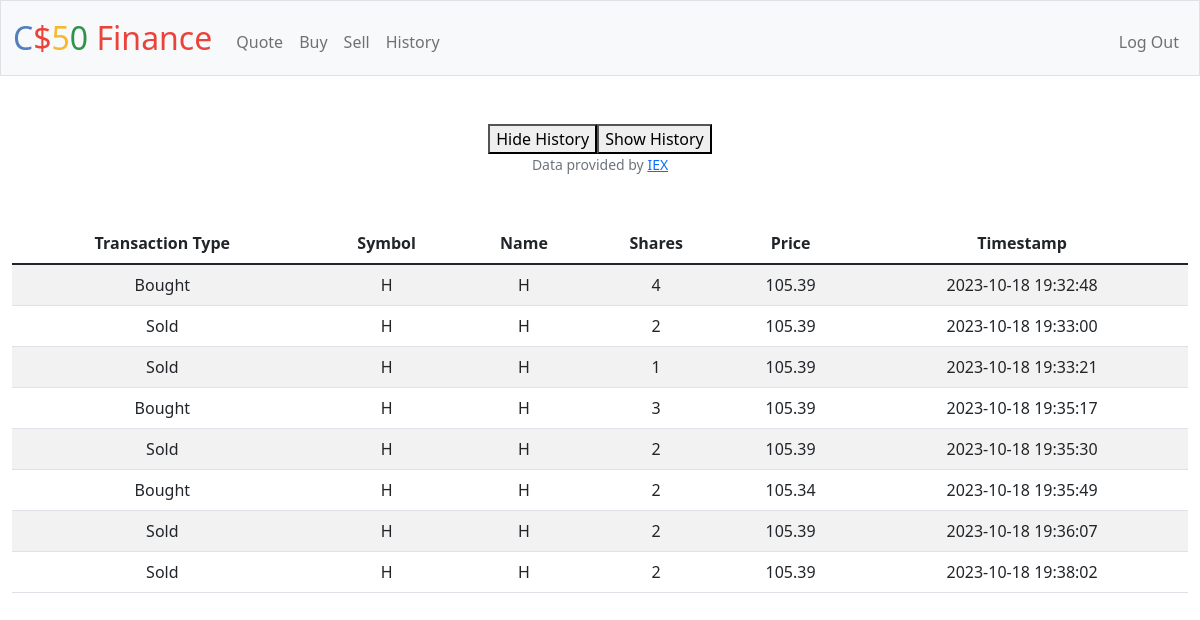
The page /history (signed in) on the database its author committed.
### tables this page shows
CREATE TABLE 'purchases' (
    id INTEGER PRIMARY KEY AUTOINCREMENT,
    date DATETIME CURRENT_TIMESTAMP,'username' INTEGER NOT NULL,
    symbol VARCHAR NOT NULL,
    shares INT DEFAULT 1
    ,'price' NUMERIC NOT NULL DEFAULT '0', name TEXT, type text);

### app.py (the view)
@app.route("/history", methods=["GET", "POST"])
@login_required
def history():
    if request.method == "POST":
        if "clear" in request.form:
            purchases = {}
        else:
            purchases = db.execute(
                "SELECT * FROM purchases WHERE username = ?", session["user_id"]
            )
    else:
        purchases = db.execute(
            "SELECT * FROM purchases WHERE username = ?", session["user_id"]
        )
    return render_template("history.html", purchases=purchases)

### app.py (called while the page is built)
@app.after_request
def after_request(response):
    response.headers["Cache-Control"] = "no-cache, no-store, must-revalidate"
    response.headers["Expires"] = 0
    response.headers["Pragma"] = "no-cache"
    return response

### helpers.py (called while the page is built)
def login_required(f):
    @wraps(f)
    def decorated_function(*args, **kwargs):
        if session.get("user_id") is None:
            return redirect("/login")
        return f(*args, **kwargs)
    return decorated_function

### templates/history.html (shortened to what this page needs)
<!DOCTYPE html>
<html lang="en">
    <head>
        <link href="https://cdn.jsdelivr.net/npm/bootstrap@5.1.3/dist/css/bootstrap.min.css" rel="stylesheet">
        <link href="/static/styles.css" rel="stylesheet">
    </head>
    <body>
        <nav class="bg-light border navbar navbar-expand-md navbar-light">
            <div class="container-fluid">
                <a class="navbar-brand" href="/"><span class="blue">C</span><span class="red">$</span><span class="yellow">5</span><span class="green">0</span> <span class="red">Finance</span></a>
                <div class="collapse navbar-collapse" id="navbar">
                    {% if session["user_id"] %}
                        <ul class="navbar-nav me-auto mt-2">
                            <li class="nav-item"><a class="nav-link" href="/quote">Quote</a></li>
                            <li class="nav-item"><a class="nav-link" href="/buy">Buy</a></li>
                            <li class="nav-item"><a class="nav-link" href="/sell">Sell</a></li>
                            <li class="nav-item"><a class="nav-link" href="/history">History</a></li>
                        </ul>
                        <ul class="navbar-nav ms-auto mt-2">
                            <li class="nav-item"><a class="nav-link" href="/logout">Log Out</a></li>
                        </ul>
                    {% else %}
                        <ul class="navbar-nav ms-auto mt-2">
                            <li class="nav-item"><a class="nav-link" href="/register">Register</a></li>
                            <li class="nav-item"><a class="nav-link" href="/login">Log In</a></li>
                        </ul>
                    {% endif %}
                </div>
            </div>
        </nav>
        <main class="container-fluid py-5 text-center">
            {% block main %}
            <table class = "table table-striped">
                <thead>
                    <tr>
                        <th>Transaction Type</th>
                        <th>Symbol</th>
                        <th>Name</th>
                        <th>Shares</th>
                        <th>Price</th>
                        <th>Timestamp</th>
                    </tr>
                </thead>
                <tbody>
                    {% for purchase in purchases %}
                        {% if purchase["type"] == "Sold" %}
                            <tr>
                                <td>{{ purchase["type"] }}</td>
                                <td>{{ purchase["symbol"] }}</td>
                                <td>{{ purchase["name"] }}</td>
                                <td>{{ purchase["shares"] * -1 }}</td>
                                <td>{{ purchase["price"] }}</td>
                                <td>{{ purchase["date"] }}</td>
                            </tr>
                            {% elif purchase["type"] == "Bought" %}
                            <tr>
                                <td>{{ purchase["type"] }}</td>
                                <td>{{ purchase["symbol"] }}</td>
                                <td>{{ purchase["name"] }}</td>
                                <td>{{ purchase["shares"] }}</td>
                                <td>{{ purchase["price"] }}</td>
                                <td>{{ purchase["date"] }}</td>
                            </tr>
                        {% endif %}
                    {% endfor %}
                    <form action = "/history" method = post>
                        <button type="clear", name="clear", value="clear">Hide History</button>
                        <button type="show", name="show", value="show">Show History</button>
                    </form>
                </tbody>
            {% endblock %}
        </main>
        <footer class="mb-5 small text-center text-muted">
            Data provided by <a href="https://iexcloud.io/">IEX</a>
        </footer>
    </body>
</html>

### static/styles.css (style rules this page uses)
nav .navbar-brand { font-size: xx-large; }
nav .navbar-brand .blue { color: #537fbe; }
nav .navbar-brand .red { color: #ea433b; }
nav .navbar-brand .yellow { color: #f5b82e; }
nav .navbar-brand .green { color: #2e944b; }

### rows shown on the page
purchases: type "Bought", symbol "H", name "H", shares "4", price "105.39", date "2023-10-18 19:32:48"
purchases: type "Sold", symbol "H", name "H", shares "2", price "105.39", date "2023-10-18 19:33:00"
purchases: type "Sold", symbol "H", name "H", shares "1", price "105.39", date "2023-10-18 19:33:21"
purchases: type "Bought", symbol "H", name "H", shares "3", price "105.39", date "2023-10-18 19:35:17"
purchases: type "Sold", symbol "H", name "H", shares "2", price "105.39", date "2023-10-18 19:35:30"
purchases: type "Bought", symbol "H", name "H", shares "2", price "105.34", date "2023-10-18 19:35:49"
purchases: type "Sold", symbol "H", name "H", shares "2", price "105.39", date "2023-10-18 19:36:07"
purchases: type "Sold", symbol "H", name "H", shares "2", price "105.39", date "2023-10-18 19:38:02"
